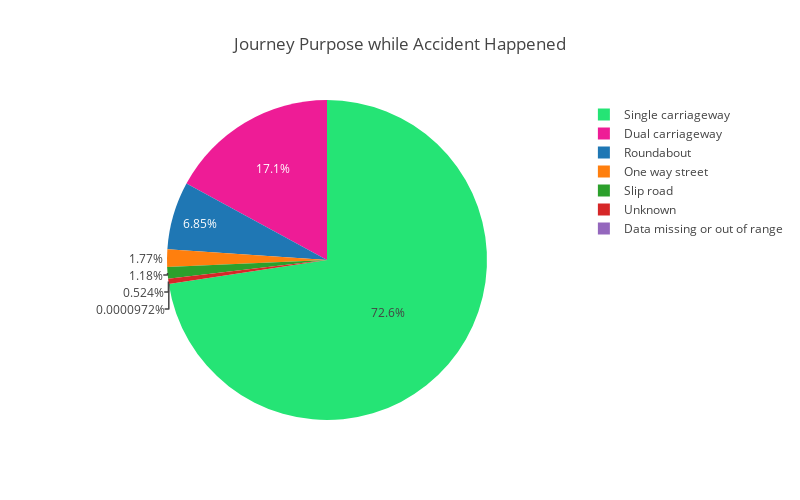

The notebook cell this image was saved under:
### Code cell
pie_visual = go.Pie(labels=road_type, values=accident_count, marker=dict(colors=['#25e475', '#ee1c96',]))

layout = go.Layout(title='Journey Purpose while Accident Happened', width=800, height=500)
fig = go.Figure(data=[pie_visual], layout=layout)
iplot(fig)

### Figure 1 — Plotly figure (JSON) as saved in the notebook; plotly's stock layout.template omitted (floating-point values rounded to 4 significant figures)
{"data": [{"labels": ["Single carriageway", "Dual carriageway", "Roundabout", "One way street", "Slip road", "Unknown", "Data missing or out of range"], "marker": {"colors": ["#25e475", "#ee1c96"]}, "type": "pie", "uid": "dcd65d6c-7001-476f-83a6-f94c8cae1ae5", "values": [1494448, 351367, 140962, 36514, 24337, 10778, 2]}], "layout": {"height": 500, "title": {"text": "Journey Purpose while Accident Happened"}, "width": 800}}
